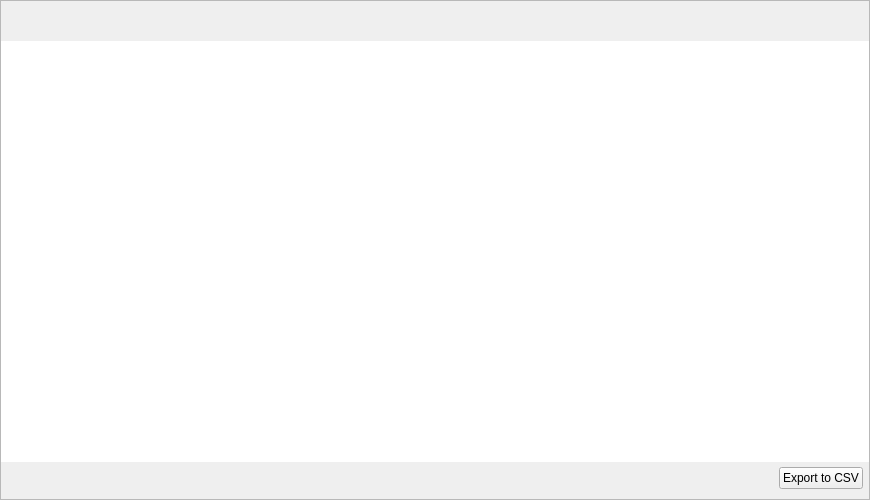
<?xml version="1.0" encoding="UTF-8"?>
<ui version="4.0">
 <class>OverviewFrame</class>
 <widget class="QFrame" name="OverviewFrame">
  <property name="geometry">
   <rect>
    <x>0</x>
    <y>0</y>
    <width>870</width>
    <height>500</height>
   </rect>
  </property>
  <property name="windowTitle">
   <string>Frame</string>
  </property>
  <property name="frameShape">
   <enum>QFrame::StyledPanel</enum>
  </property>
  <property name="frameShadow">
   <enum>QFrame::Raised</enum>
  </property>
  <layout class="QVBoxLayout" name="verticalLayout" stretch="0,0,1">
   <property name="spacing">
    <number>0</number>
   </property>
   <property name="leftMargin">
    <number>0</number>
   </property>
   <property name="topMargin">
    <number>0</number>
   </property>
   <property name="rightMargin">
    <number>0</number>
   </property>
   <property name="bottomMargin">
    <number>10</number>
   </property>
   <item>
    <layout class="QHBoxLayout" name="horizontalLayout_4">
     <property name="spacing">
      <number>20</number>
     </property>
     <property name="rightMargin">
      <number>0</number>
     </property>
     <item>
      <widget class="WalletGUI::BalanceOverviewFrame" name="m_balanceOverviewFrame">
       <property name="sizePolicy">
        <sizepolicy hsizetype="Minimum" vsizetype="Minimum">
         <horstretch>0</horstretch>
         <verstretch>0</verstretch>
        </sizepolicy>
       </property>
       <property name="minimumSize">
        <size>
         <width>200</width>
         <height>20</height>
        </size>
       </property>
      </widget>
     </item>
     <item>
      <widget class="WalletGUI::MiningOverviewFrame" name="m_miningOverviewFrame">
       <property name="sizePolicy">
        <sizepolicy hsizetype="Minimum" vsizetype="Minimum">
         <horstretch>0</horstretch>
         <verstretch>0</verstretch>
        </sizepolicy>
       </property>
       <property name="minimumSize">
        <size>
         <width>200</width>
         <height>20</height>
        </size>
       </property>
      </widget>
     </item>
    </layout>
   </item>
   <item>
    <spacer name="verticalSpacer">
     <property name="orientation">
      <enum>Qt::Vertical</enum>
     </property>
     <property name="sizeType">
      <enum>QSizePolicy::Fixed</enum>
     </property>
     <property name="sizeHint" stdset="0">
      <size>
       <width>20</width>
       <height>20</height>
      </size>
     </property>
    </spacer>
   </item>
   <item>
    <layout class="QVBoxLayout" name="verticalLayout_2">
     <property name="spacing">
      <number>5</number>
     </property>
     <property name="bottomMargin">
      <number>0</number>
     </property>
     <item>
      <widget class="QTableView" name="m_recentTransactionsView">
       <property name="enabled">
        <bool>true</bool>
       </property>
       <property name="focusPolicy">
        <enum>Qt::NoFocus</enum>
       </property>
       <property name="frameShape">
        <enum>QFrame::NoFrame</enum>
       </property>
       <property name="verticalScrollBarPolicy">
        <enum>Qt::ScrollBarAsNeeded</enum>
       </property>
       <property name="editTriggers">
        <set>QAbstractItemView::NoEditTriggers</set>
       </property>
       <property name="alternatingRowColors">
        <bool>true</bool>
       </property>
       <property name="selectionMode">
        <enum>QAbstractItemView::NoSelection</enum>
       </property>
       <property name="selectionBehavior">
        <enum>QAbstractItemView::SelectItems</enum>
       </property>
       <property name="textElideMode">
        <enum>Qt::ElideMiddle</enum>
       </property>
       <property name="verticalScrollMode">
        <enum>QAbstractItemView::ScrollPerPixel</enum>
       </property>
       <property name="showGrid">
        <bool>false</bool>
       </property>
       <property name="wordWrap">
        <bool>false</bool>
       </property>
       <property name="cornerButtonEnabled">
        <bool>false</bool>
       </property>
       <attribute name="horizontalHeaderHighlightSections">
        <bool>false</bool>
       </attribute>
       <attribute name="verticalHeaderVisible">
        <bool>false</bool>
       </attribute>
      </widget>
     </item>
     <item>
      <layout class="QHBoxLayout" name="horizontalLayout">
       <property name="spacing">
        <number>6</number>
       </property>
       <property name="leftMargin">
        <number>6</number>
       </property>
       <property name="rightMargin">
        <number>6</number>
       </property>
       <item>
        <spacer name="horizontalSpacer">
         <property name="orientation">
          <enum>Qt::Horizontal</enum>
         </property>
         <property name="sizeHint" stdset="0">
          <size>
           <width>40</width>
           <height>20</height>
          </size>
         </property>
        </spacer>
       </item>
       <item>
        <widget class="QPushButton" name="m_exportButton">
         <property name="text">
          <string>Export to CSV</string>
         </property>
        </widget>
       </item>
      </layout>
     </item>
    </layout>
   </item>
  </layout>
 </widget>
 <customwidgets>
  <customwidget>
   <class>WalletGUI::BalanceOverviewFrame</class>
   <extends>QFrame</extends>
   <header>balanceoverviewframe.h</header>
   <container>1</container>
   <slots>
    <signal>copiedToClipboardSignal()</signal>
   </slots>
  </customwidget>
  <customwidget>
   <class>WalletGUI::MiningOverviewFrame</class>
   <extends>QFrame</extends>
   <header>miningoverviewframe.h</header>
   <container>1</container>
  </customwidget>
 </customwidgets>
 <resources/>
 <connections>
  <connection>
   <sender>m_exportButton</sender>
   <signal>clicked()</signal>
   <receiver>OverviewFrame</receiver>
   <slot>exportToCSV()</slot>
   <hints>
    <hint type="sourcelabel">
     <x>816</x>
     <y>473</y>
    </hint>
    <hint type="destinationlabel">
     <x>434</x>
     <y>249</y>
    </hint>
   </hints>
  </connection>
 </connections>
 <slots>
  <slot>showTransactionDetails(QModelIndex)</slot>
  <slot>exportToCSV()</slot>
 </slots>
</ui>
